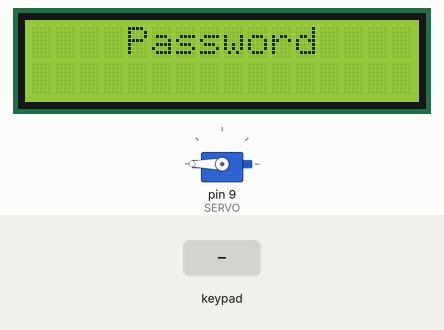
Recording of a sketch running on a simulated Arduino Mega 2560, built with avr-gcc and run on an emulated ATmega2560. On the bench: 16×2 character LCD, servo. Wiring (inferred from the names in the program): 4×4 keypad with keys 1 2 3 A 4 5 6 B 7 8 9 C D 0 E F: rows pin 33, pin 35, pin 37, pin 39; columns pin 31, pin 29, pin 27, pin 25. Inputs (shaded band) come from the test bench. What the sketch prints to the serial monitor is not drawn.

Above: at 1.2 s.
1.3 s: keypad keys 1 2 3 4 pressed 0.4 s apart
At 3.1 s:
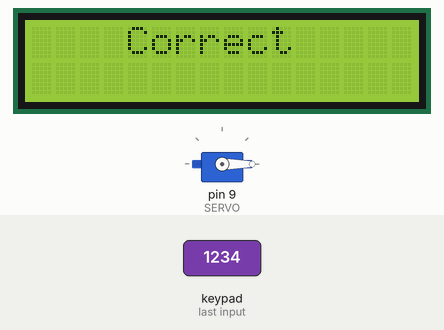
4.4 s: keypad keys 3 1 2 9 2 7 2 5 pressed 0.4 s apart
At 6.8 s:
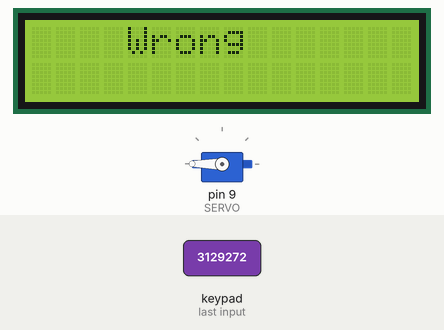
9.8 s: keypad keys 3 1 2 9 2 7 2 5 A pressed 0.4 s apart
At 12.7 s:
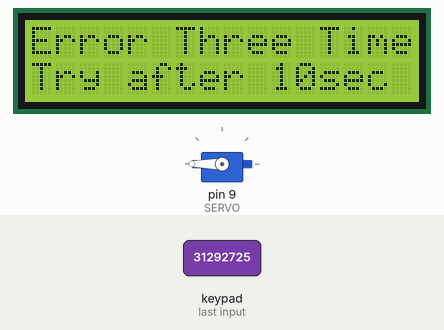
Timing chart, 0 to 14.2 s (numbered marks = the images above; inputs shaded):
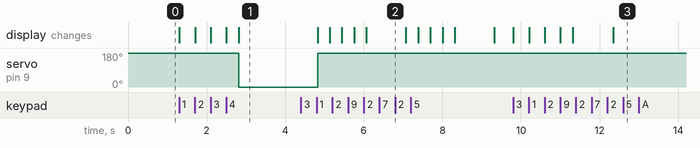

Measured:
- after the input at 1.3 s, servo on pin 9 (SERVO): 180° → 0° after 1.5 s; the display: first changes at once (image 1 shows a later state)
- after the input at 4.4 s, the display: first changes after 0.42 s (image 2 shows a later state)
- after the input at 9.8 s, the display: first changes at once (image 3 shows a later state)

The sketch:

_______0604___11_1.ino
```cpp
#include <Arduino.h>

#include <LiquidCrystal_I2C.h> // LCD I2C 라이브러리 추가
#include <Wire.h>              // I2C 통신 라이브러리 추가
#include <Servo.h>
const int colPins[4] = {31, 29, 27, 25};
const int rowPins[4] = {33, 35, 37, 39}; // 키패드 제어핀 설정
const int keymap[4][4] = {
    {1, 2, 3, -1},
    {4, 5, 6, -1},
    {7, 8, 9, -1},
    {-1, 0, -1, -1}}; // 키패드 맵 설정

int errortimes = 0;
const int SERVO = 9;                // 서보 모터 제어핀 설정
LiquidCrystal_I2C lcd(0x3f, 16, 2); // 객체 선언
Servo myServo;                      // 객체 선언
const int password = 1234;          // 비밀번호 설정
long lastDebounce = 0;              //
int i = 0;                          //입력된 숫자 갯수
int pressedNumbers = 0;             // 입력된 번호
int numbers[4] = {0, 0, 0, 0};      // 키패드의 입력 값을 저장할 배열 선언

void setup()
{
  Serial.begin(9600);
  for (int index = 0; index < 4; index++)
  { // 인풋, 아웃풋 핀 모드 설정
    pinMode(rowPins[index], INPUT_PULLUP);
    // 내부적으로 풀업 저항 사용
    pinMode(colPins[index], OUTPUT);
    digitalWrite(colPins[index], HIGH); // column을 high로 초기화
  }
  lcd.init();            // LCD 스크린 초기화 (LCD 사용 시작)
  lcd.backlight();       // backlight 켜기
  myServo.attach(SERVO); // 서보 모터 초기화
}
void loop()
{
  lcd.setCursor(4, 0);
  lcd.print("Password");
  myServo.write(180); // 잠금 상태
  char key = -1;

  for (int column = 0; column < 4; column++)
  {
    digitalWrite(colPins[column], LOW);
    for (int row = 0; row < 4; row++)
    {
      if (digitalRead(rowPins[row]) == LOW)
      {
        if (millis() - lastDebounce > 200)
        {
          lastDebounce = millis();
          key = keymap[row][column];
        }
      }
    }
    digitalWrite(colPins[column], HIGH);
  }
  if (key != -1)
  {
    lcd.setCursor(5 + i, 1);
    lcd.print("*");
    delay(300);
    numbers[i] = key;
    pressedNumbers = 1000 * numbers[0] + 100 * numbers[1] + 10 * numbers[2] + numbers[3];
    // 입력된 값을 수로 변환
    Serial.println(numbers[i]);
    i++;
    if (i == 4)
    {
      if (pressedNumbers == password)
      { // password와 비교하여 값이 같을 때
        lcd.clear();
        lcd.setCursor(4, 0);
        lcd.print("Correct");
        myServo.write(0); // 열린 상태
        errortimes = 0;
        delay(2000);
      }
      else
      {
        lcd.clear();
        lcd.setCursor(4, 0);
        lcd.print("Wrong");
        delay(1000);
        errortimes++;
      }
      i = 0;
    }
  }

  if (errortimes > 2)
  {
    lcd.clear();
    lcd.setCursor(0, 0);
    lcd.print("Error Three Times!");
    lcd.setCursor(0, 1);
    lcd.print("Try after 10sec");
    delay(10000);
    lcd.clear();
    errortimes = 0;
  }
}
```
